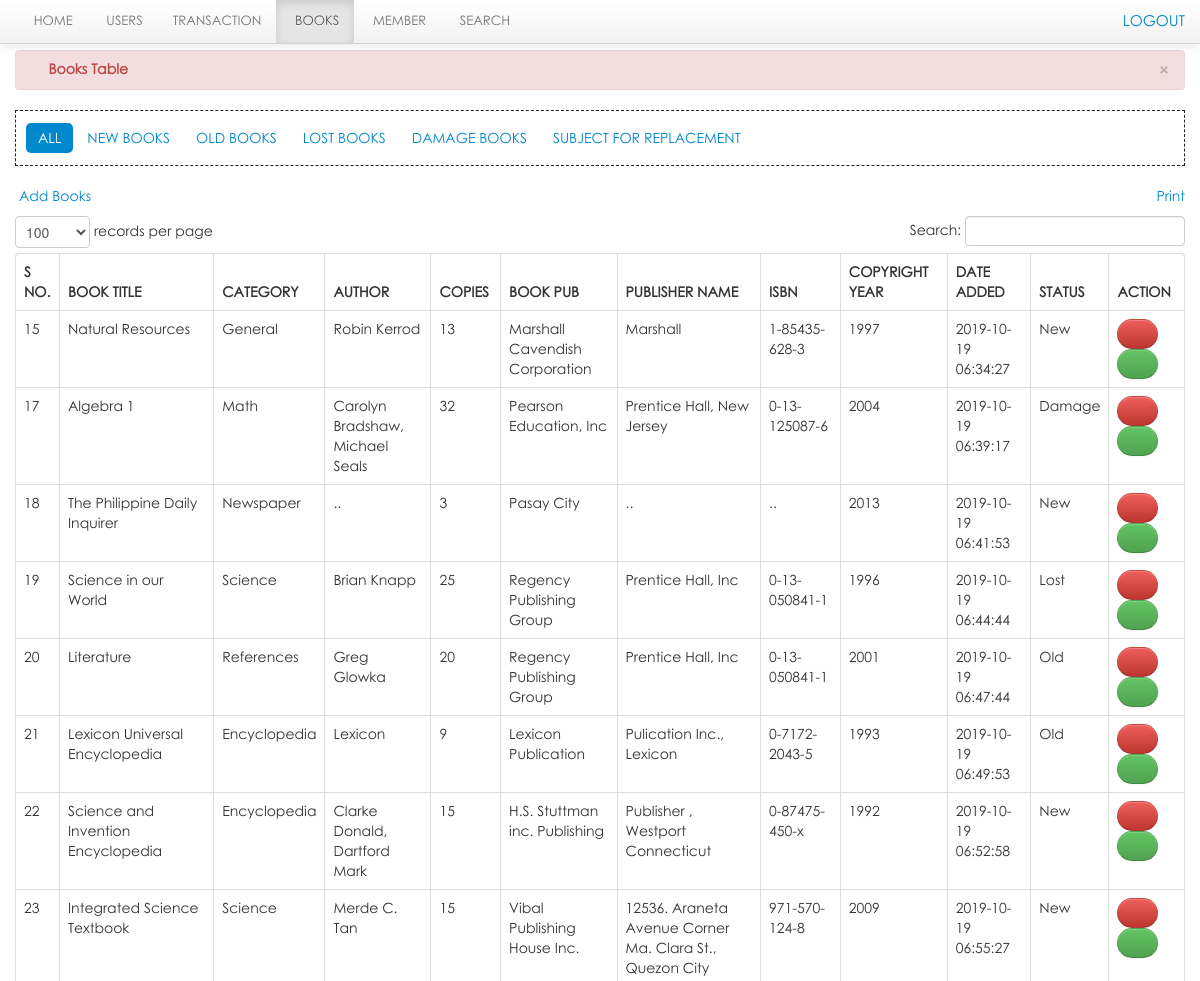
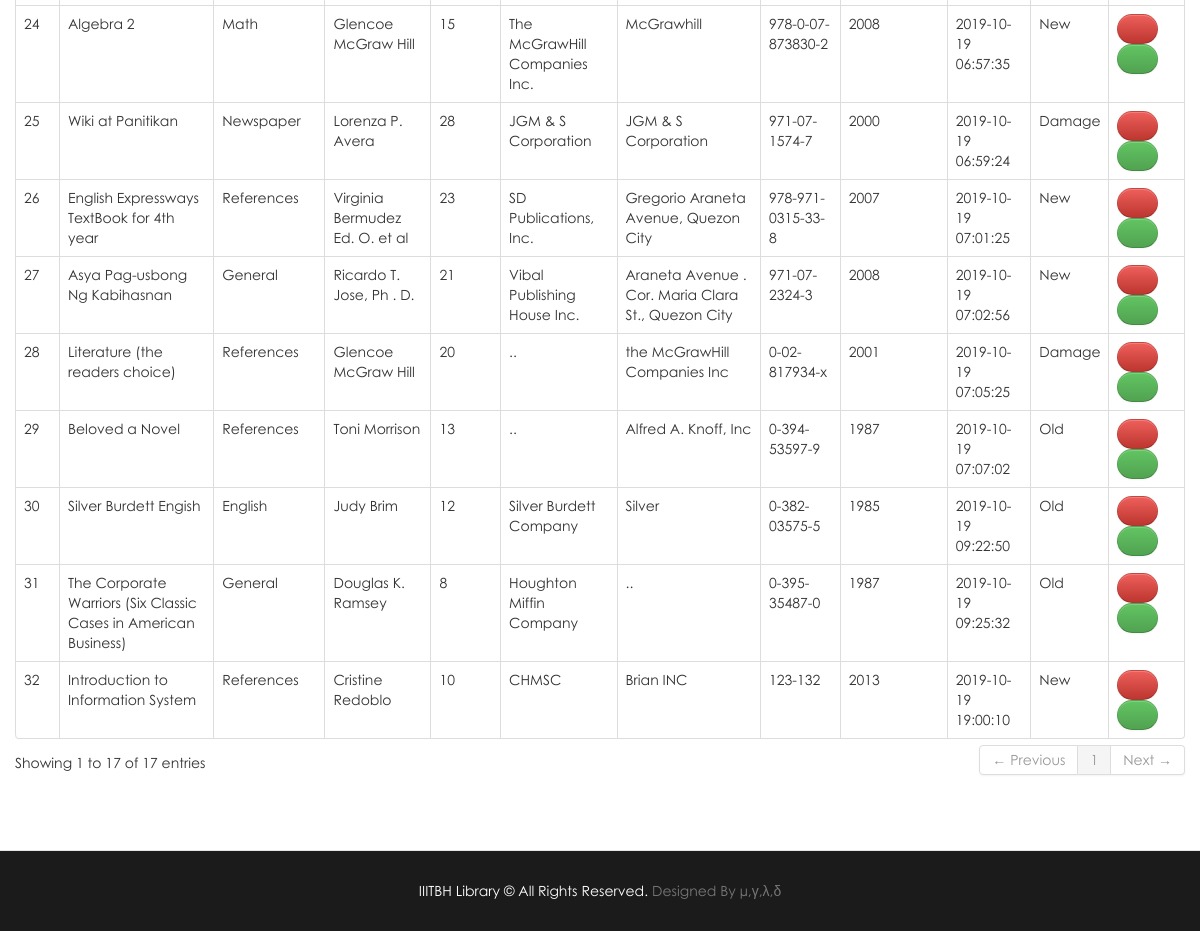
/lms/librarian/advance_search.php (signed in), run on the app's committed database (2 pictures, top to bottom).
### tables this page shows
CREATE TABLE `book` (
  `book_id` int(11) NOT NULL,
  `book_title` varchar(100) NOT NULL,
  `category_id` int(50) NOT NULL,
  `author` varchar(50) NOT NULL,
  `book_copies` int(11) NOT NULL,
  `book_pub` varchar(100) NOT NULL,
  `publisher_name` varchar(100) NOT NULL,
  `isbn` varchar(50) NOT NULL,
  `copyright_year` int(11) NOT NULL,
  `Shelf/Rack` varchar(11) NOT NULL,
  `date_receive` varchar(20) NOT NULL,
  `date_added` datetime NOT NULL,
  `status` varchar(30) NOT NULL
);

CREATE TABLE `category` (
  `category_id` int(11) NOT NULL,
  `classname` varchar(50) DEFAULT NULL
);

### lms/librarian/advance_search.php (the view, shortened to what this page needs)
<?php include('header.php'); ?>
<?php include('navbar_books.php'); ?>
<?php
$title = $_POST['title'];
$author = $_POST['author'];
?>
    <div class="container">
		<div class="margin-top">
			<div class="row">
			<div class="span12">
			   <div class="alert alert-danger">
                                    <button type="button" class="close" data-dismiss="alert">&times;</button>
                                    <strong><i class="icon-user icon-large"></i>&nbsp;Books Table</strong>
                                </div>
								    <ul class="nav nav-pills">
										<li   class="active"><a href="books.php">All</a></li>
										<li><a href="new_books.php">New Books</a></li>
										<li><a href="old_books.php">Old Books</a></li>
										<li><a href="lost.php">Lost Books</a></li>
										<li><a href="damage.php">Damage Books</a></li>
										<li><a href="sub_rep.php">Subject for Replacement</a></li>
									</ul>
                            <table cellpadding="0" cellspacing="0" border="0" class="table  table-bordered" id="example">
								<div class="pull-right">
								<a href="" onclick="window.print()" class="btn-default"> Print</a>
								</div>
								<p><a href="add_books.php" class="btn-default">&nbsp;Add Books</a></p>
                                <thead>
                                    <tr>
									    <th>S No.</th>
                                        <th>Book Title</th>
                                        <th>Category</th>
										<th>Author</th>
										<th class="action">copies</th>
										<th>Book Pub</th>
										<th>Publisher Name</th>
										<th>ISBN</th>
										<th>Copyright Year</th>
										<th>Date Added</th>
										<th>Status</th>
										<th class="action">Action</th>
                                    </tr>
                                </thead>
                                <tbody>
                                  <?php
								  $user_query=mysqli_query($con,"select * from book where status != 'Archive' and book_title LIKE  '%$title%'
								  OR status != 'Archive' and author LIKE '%$author%'")or die(mysql_error());
									while($row=mysqli_fetch_array($user_query)){
									$id=$row['book_id'];
									$cat_id=$row['category_id'];
									$book_copies = $row['book_copies'];
									$borrow_details = mysqli_query($con,"select * from borrowdetails where book_id = '$id' and borrow_status = 'pending'");
									$count = mysqli_num_rows($borrow_details);
									$total =  $book_copies  -  $count;
											$cat_query = mysqli_query($con,"select * from category where category_id = '$cat_id'")or die(mysql_error());
											$cat_row = mysqli_fetch_array($cat_query);
									?>
									<tr class="del<?php echo $id ?>">
                                    <td><?php echo $row['book_id']; ?></td>
                                    <td><?php echo $row['book_title']; ?></td>
									<td><?php echo $cat_row ['classname']; ?> </td>
                                    <td><?php echo $row['author']; ?> </td>
                                    <td class="action"><?php echo    $total;   ?> </td>
                                     <td><?php echo $row['book_pub']; ?></td>
									 <td><?php echo $row['publisher_name']; ?></td>
									 <td><?php echo $row['isbn']; ?></td>
									 <td><?php echo $row['copyright_year']; ?></td>
									 <td><?php echo $row['date_added']; ?></td>
									 <td><?php echo $row['status']; ?></td>
                                    <td class="action">
                                        <a rel="tooltip"  title="Delete" id="<?php echo $id; ?>" href="#delete_book<?php echo $id; ?>" data-toggle="modal"    class="btn btn-danger"><i class="icon-trash icon-large"></i></a>
										<a  rel="tooltip"  title="Edit" id="e<?php echo $id; ?>" href="edit_book.php<?php echo '?id='.$id; ?>" class="btn btn-success"><i class="icon-pencil icon-large"></i></a>
                                    </td>
                                    </tr>
									<?php  }  ?>
                                </tbody>
                            </table>
			</div>
			</div>
		</div>
    </div>
<?php include('footer.php') ?>

### lms/css/docs.css (style rules this page uses)
body { font-family:'TR Century Gothic',Helvetica,Arial,sans-serif !important; }
.btn { border-radius: 25px !important; }
.alert { text-shadow: none; }
.nav-tabs, .nav-pills { border: 1px dashed #222 !important; padding: 10px; }
th { text-transform:uppercase; }
.nav li a { text-transform:uppercase; }
.margin-top { margin-top:50px; }
body { background: url(../img/grid_noise.png); position: relative; }

### lms/css/print.css (style rules this page uses)
.action { display:none; }
th { text-align:left; }
td { text-align:left; border-top:1px solid; padding:2px; }
.btn { display:none; }
.alert { display:none; }
body { font-family:arial; font-size:13px; }
.nav { display:none; }

### data on the page
book: book_id "15", book_title "Natural Resources", category.classname "General", author "Robin Kerrod", book_copies "13", book_pub "Marshall Cavendish Corporation", publisher_name "Marshall", isbn "1-85435-628-3", copyright_year "1997", date_added "2019-10-19 06:34:27", status "New"
book: book_id "17", book_title "Algebra 1", category.classname "Math", author "Carolyn Bradshaw, Michael Seals", book_copies "32", book_pub "Pearson Education, Inc", publisher_name "Prentice Hall, New Jersey", isbn "0-13-125087-6", copyright_year "2004", date_added "2019-10-19 06:39:17", status "Damage"
book: book_id "18", book_title "The Philippine Daily Inquirer", category.classname "Newspaper", author "..", book_copies "3", book_pub "Pasay City", publisher_name "..", isbn "..", copyright_year "2013", date_added "2019-10-19 06:41:53", status "New"
book: book_id "19", book_title "Science in our World", category.classname "Science", author "Brian Knapp", book_copies "25", book_pub "Regency Publishing Group", publisher_name "Prentice Hall, Inc", isbn "0-13-050841-1", copyright_year "1996", date_added "2019-10-19 06:44:44", status "Lost"
book: book_id "20", book_title "Literature", category.classname "References", author "Greg Glowka", book_copies "20", book_pub "Regency Publishing Group", publisher_name "Prentice Hall, Inc", isbn "0-13-050841-1", copyright_year "2001", date_added "2019-10-19 06:47:44", status "Old"
book: book_id "21", book_title "Lexicon Universal Encyclopedia", category.classname "Encyclopedia", author "Lexicon", book_copies "9", book_pub "Lexicon Publication", publisher_name "Pulication Inc., Lexicon", isbn "0-7172-2043-5", copyright_year "1993", date_added "2019-10-19 06:49:53", status "Old"
book: book_id "22", book_title "Science and Invention Encyclopedia", category.classname "Encyclopedia", author "Clarke Donald, Dartford Mark", book_copies "15", book_pub "H.S. Stuttman inc. Publishing", publisher_name "Publisher , Westport Connecticut", isbn "0-87475-450-x", copyright_year "1992", date_added "2019-10-19 06:52:58", status "New"
book: book_id "23", book_title "Integrated Science Textbook", category.classname "Science", author "Merde C. Tan", book_copies "15", book_pub "Vibal Publishing House Inc.", publisher_name "12536. Araneta Avenue Corner Ma. Clara St., Quezon City", isbn "971-570-124-8", copyright_year "2009", date_added "2019-10-19 06:55:27", status "New"
book: book_id "24", book_title "Algebra 2", category.classname "Math", author "Glencoe McGraw Hill", book_copies "15", book_pub "The McGrawHill Companies Inc.", publisher_name "McGrawhill", isbn "978-0-07-873830-2", copyright_year "2008", date_added "2019-10-19 06:57:35", status "New"
book: book_id "25", book_title "Wiki at Panitikan", category.classname "Newspaper", author "Lorenza P. Avera", book_copies "28", book_pub "JGM & S Corporation", publisher_name "JGM & S Corporation", isbn "971-07-1574-7", copyright_year "2000", date_added "2019-10-19 06:59:24", status "Damage"
book: book_id "26", book_title "English Expressways TextBook for 4th year", category.classname "References", author "Virginia Bermudez Ed. O. et al", book_copies "23", book_pub "SD Publications, Inc.", publisher_name "Gregorio Araneta Avenue, Quezon City", isbn "978-971-0315-33-8", copyright_year "2007", date_added "2019-10-19 07:01:25", status "New"
book: book_id "27", book_title "Asya Pag-usbong Ng Kabihasnan", category.classname "General", author "Ricardo T. Jose, Ph . D.", book_copies "21", book_pub "Vibal Publishing House Inc.", publisher_name "Araneta Avenue . Cor. Maria Clara St., Quezon City", isbn "971-07-2324-3", copyright_year "2008", date_added "2019-10-19 07:02:56", status "New"
book: book_id "28", book_title "Literature (the readers choice)", category.classname "References", author "Glencoe McGraw Hill", book_copies "20", book_pub "..", publisher_name "the McGrawHill Companies Inc", isbn "0-02-817934-x", copyright_year "2001", date_added "2019-10-19 07:05:25", status "Damage"
book: book_id "29", book_title "Beloved a Novel", category.classname "References", author "Toni Morrison", book_copies "13", book_pub "..", publisher_name "Alfred A. Knoff, Inc", isbn "0-394-53597-9", copyright_year "1987", date_added "2019-10-19 07:07:02", status "Old"
book: book_id "30", book_title "Silver Burdett Engish", category.classname "English", author "Judy Brim", book_copies "12", book_pub "Silver Burdett Company", publisher_name "Silver", isbn "0-382-03575-5", copyright_year "1985", date_added "2019-10-19 09:22:50", status "Old"
book: book_id "31", book_title "The Corporate Warriors (Six Classic Cases in American Business)", category.classname "General", author "Douglas K. Ramsey", book_copies "8", book_pub "Houghton Miffin Company", publisher_name "..", isbn "0-395-35487-0", copyright_year "1987", date_added "2019-10-19 09:25:32", status "Old"
book: book_id "32", book_title "Introduction to Information System", category.classname "References", author "Cristine Redoblo", book_copies "10", book_pub "CHMSC", publisher_name "Brian INC", isbn "123-132", copyright_year "2013", date_added "2019-10-19 19:00:10", status "New"
